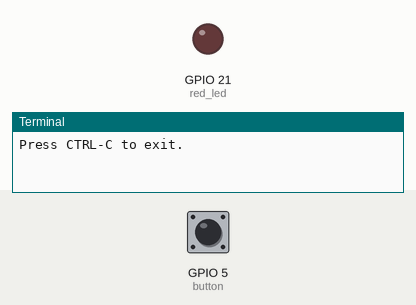
This program was run on a simulated Raspberry Pi (BCM pin numbers). Parts: output pins drawn as LEDs (lit = HIGH), the last lines printed to the terminal. Inputs (shaded band) come from the test bench; at power-on: GPIO 5 (button) HIGH.

Above: at 1.2 s.
1.3 s: GPIO 5 (button) pulled LOW for 0.15 s
At 1.37 s:
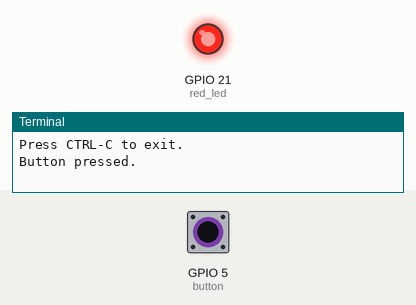
2.9 s: GPIO 5 (button) pulled LOW for 3.2 s
At 7.2 s:
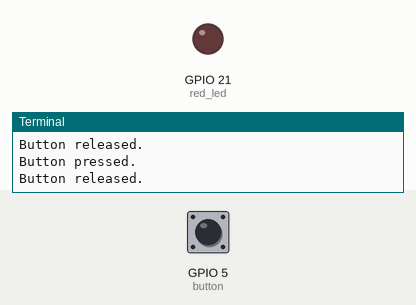
Timing chart, 0 to 8.7 s (numbered marks = the images above; inputs shaded):
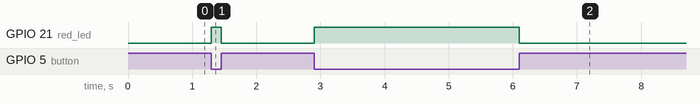

Measured:
- after the input at 1.3 s, GPIO 21 (red_led): LOW → HIGH at once, → LOW 0.15 s later
- after the input at 2.9 s, GPIO 21 (red_led): LOW → HIGH at once, → LOW 3.2 s later

The program:

button_gpiozero_basic.py
```python
# (licence header left out)
# Imports
from signal import pause
from gpiozero import Button, LED


# Pin Mapping
button = Button(5)
red_led = LED(21)


# Functions
def button_pressed():
    print("Button pressed.")
    red_led.on()

def button_released():
    print("Button released.")
    red_led.off()


# Main
red_led.off()
button.when_pressed = button_pressed  # call button_pressed() when button is pressed
button.when_released = button_released  # call button_released() when button is released
print("Press CTRL-C to exit.")
pause()
```
